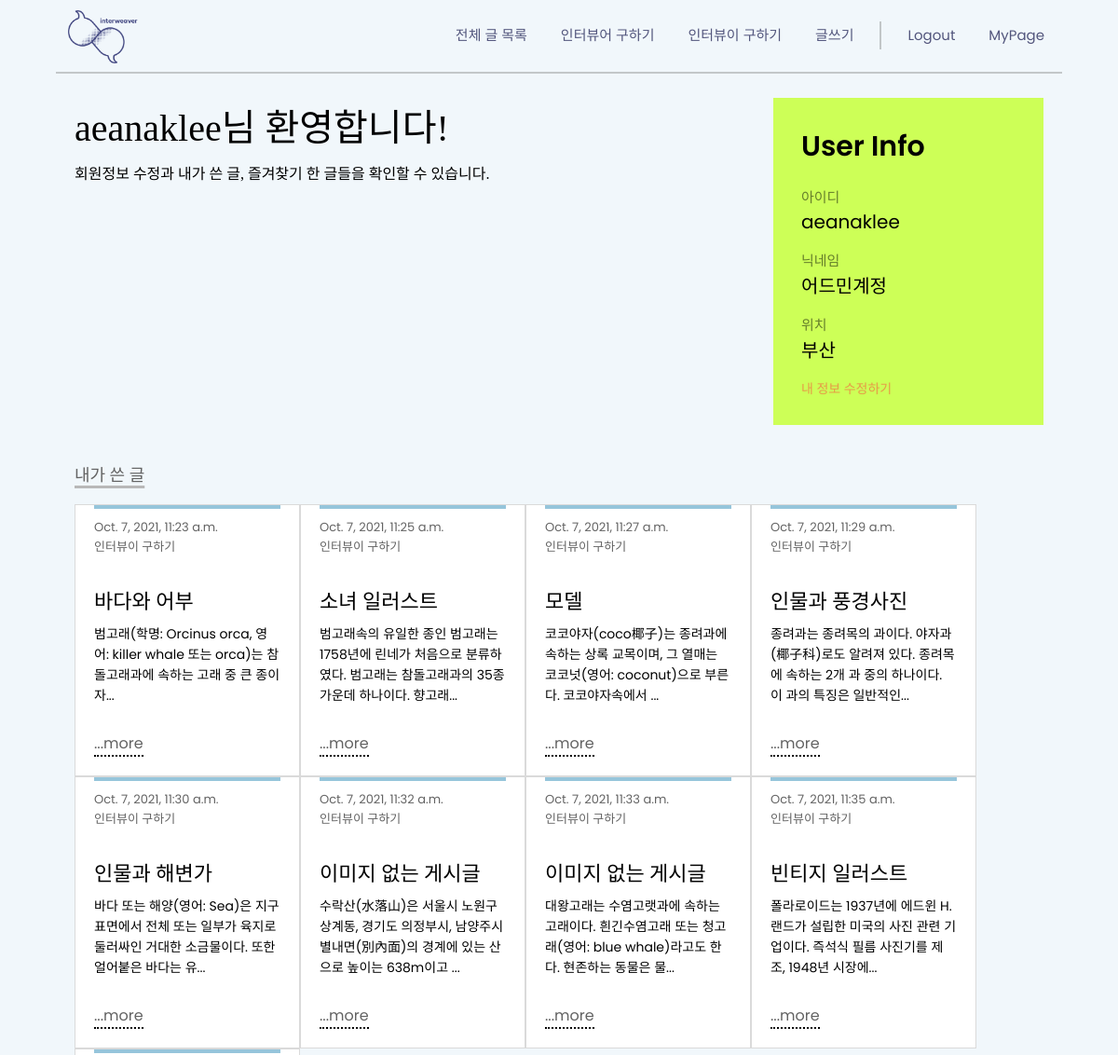
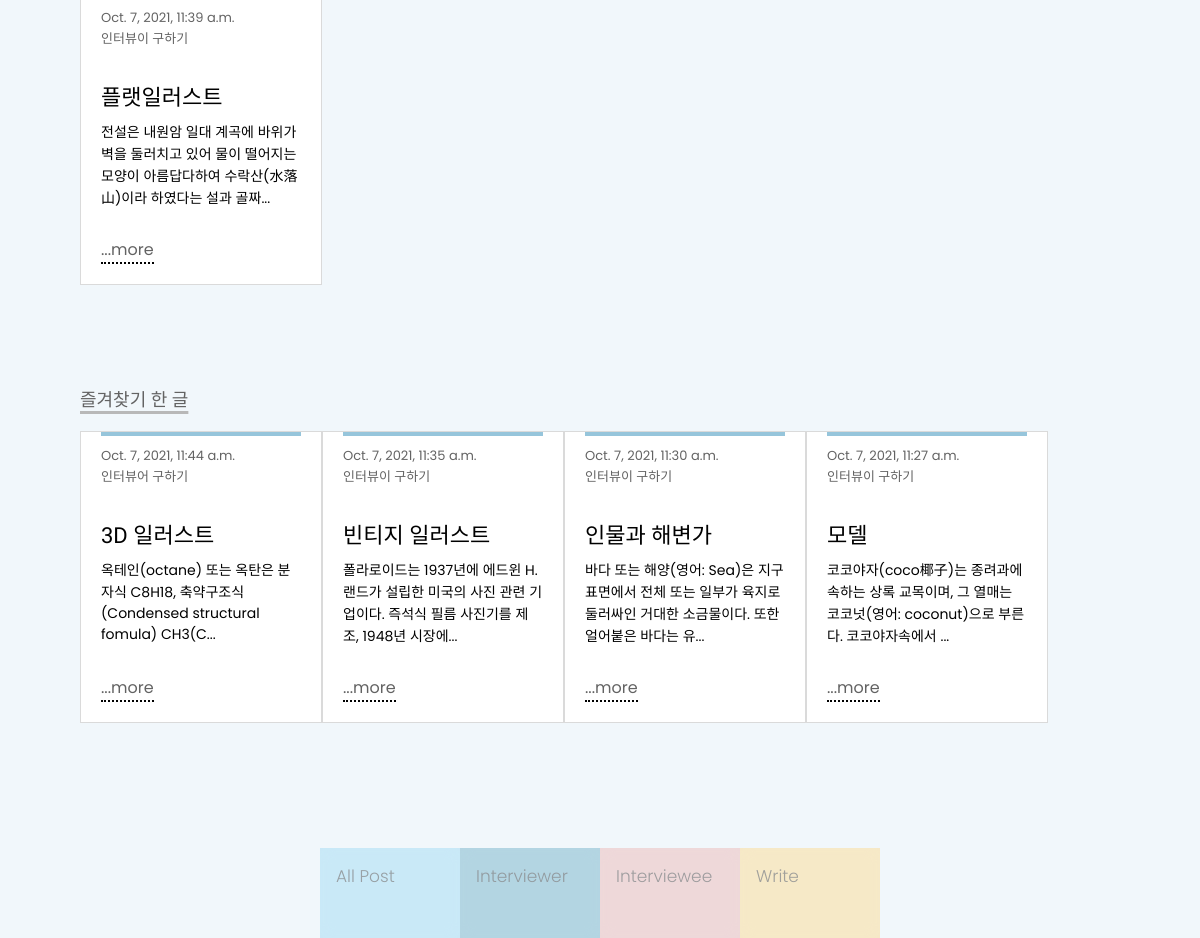
Page /blog/mypage (signed in) on the committed database (2 pictures, top to bottom).
### account/models.py (models this page shows)
class CustomUser(AbstractUser):
    nickname = models.CharField(max_length=100)
    location = models.CharField(max_length=200)

### blog/models.py (models this page shows, shortened)
class Blog(models.Model):
    writer = models.ForeignKey(CustomUser, on_delete=models.CASCADE, null=True)
    category = models.ForeignKey(Category, on_delete=models.CASCADE, null=True)
    title = models.CharField(max_length=200)
    pub_date = models.DateTimeField('date published')
    image = models.ImageField(upload_to='images/', blank=True, null=True)
    body = models.TextField()
    hashtag = models.ManyToManyField(HashTag)
    like = models.ManyToManyField(CustomUser, related_name='likes', blank=True)
    def summary(self):
        return self.body[:70]

class Category(models.Model):
    category_name = models.CharField(max_length=30)
    parent = models.ForeignKey(
        'self', on_delete=models.CASCADE, blank=True, null=True)
    class Meta:
        unique_together = ["category_name"]
    def __str__(self):
        return self.category_name

### blog/views.py (the view)
# urls.py: path('blog/mypage', blog.views.mypage, name="mypage"),
def mypage(request):
    myblog = Blog.objects.filter(writer=request.user)
    user_info = request.user
    user_like = request.user.likes.all()
    return render(request, 'mypage.html', {'myblogs': myblog, 'user_infos': user_info, 'user_likes': user_like, })

### blog/templates/mypage.html (shortened to what this page needs)
<!DOCTYPE html>
<html lang="en">
<head>
    <link rel="stylesheet" type="text/css" href="/static/css/base_gnb.css" />
    <link rel="stylesheet" type="text/css" href="/static/css/mypage.css" />
    <link rel="stylesheet" type="text/css" href="/static/css/base_nav.css" />
</head>
<body>
    {% extends 'base_gnb.html' %}
    {% block content %}
    <div class = "wrap02">
        <div>
            <p>{{user.username}}님 환영합니다!</p>
            <p>회원정보 수정과 내가 쓴 글, 즐겨찾기 한 글들을 확인할 수 있습니다.</p>
        </div>
        <div class = "user_info">
            <h1>User Info</h1>
            {% if user.is_authenticated %}
            <p>아이디</p>
            <p>{{ user.username }}</p>
            <p>닉네임</p>
            <p>{{ user.nickname }}</p>
            <p>위치</p>
            <p>{{ user.location }}</p>
            <div><a href="{% url 'edit_user' %}">내 정보 수정하기</a></div>
            {% endif %}
        </div>
    </div>
    <div class = "header"><h1>내가 쓴 글</h1></div>
    <div class = "wrap03">
        <div>
            {% for myblog in myblogs.all %}
            <a href="{% url 'detail' myblog.id %}">
                <div class = "blog_post" >
                    <div class = "top_line"></div>
                    <p class = "blog_info">{{ myblog.pub_date }}<br>
                    {{ myblog.category }}</p>
                <h1 class = "blog_title">{{ myblog.title }}</h1>
                <p class = "blog_sum">{{ myblog.summary }}...</p>
                <a class = "more" href="{% url 'detail' myblog.id %}">...more</a>
                </div>
            </a>
            {% empty %}
            <div>작성한 글이 없습니다.</div>
            {% endfor %}
        </div>
    </div>
    <div class = "header"><h1>즐겨찾기 한 글</h1></div>
    <div class = "wrap03">
        <div>
            {% for user_like in user_likes.all  %}
            <a href="{% url 'detail' user_like.id %}">
                <div class = "blog_post" >
                    <div class = "top_line"></div>
                    <p class = "blog_info">{{ user_like.pub_date }}<br>
                    {{ user_like.category }}</p>
                <h1 class = "blog_title">{{ user_like.title}}</h1>
                <p class = "blog_sum">{{ user_like.summary }}...</p>
                <a class = "more" href="{% url 'detail' user_like.id %}">...more</a>
                </div>
            </a>
            {% empty %}
            <div>즐겨찾기 한 글이 없습니다.</div>
            {% endfor %}
        </div>
    </div>
    <div class = "nav_wrap">
        <div class = "nav_card">
            <a href="{% url 'all_list' %}"><p>All Post</p></a>
            <a href="{% url 'cate01' %}"><p>Interviewer</p></a>
            <a href="{% url 'cate02' %}"><p>Interviewee </p></a>
            {% if user.is_authenticated %}
            <a href="{% url 'new' %}"><p>Write</p></a>
            {% endif %}
        </div>
    </div>
    {% endblock %}

### blog/static/css/mypage.css (style rules this page uses)
* { margin: 0; padding: 0; }
a { text-decoration: none; }
html { scroll-behavior: smooth; }
body { min-width: 1000px; background-color: #f1f7fb; margin: 0; }
.wrap02 { padding-top: 75px; width: 100%; min-height: 400px; }
.wrap02 > div:nth-of-type(1) { float: left; }
.wrap02 > div:nth-of-type(1) > p:nth-of-type(1) { margin-bottom: 10px; margin-top: 30px; margin-left: 80px; font-family: "Pretendard-Regular"; font-size: 40px; font-weight: 300; }
.wrap02 > div:nth-of-type(1) > p:nth-of-type(2) { margin-bottom: 40px; margin-left: 80px; font-family: "Pretendard-Regular"; font-size: 1em; font-weight: 400; line-height: 27px; }
.user_info { float: right; min-width: 230px; margin-top: 30px; padding: 30px; margin-right: 80px; background-color: #cdff57; }
.user_info > h1 { font-family: "Poppins", "Pretendard-Regular"; font-size: 30px; font-weight: 600; margin-bottom: 20px; color: black; }
.user_info > p:nth-child(even) { font-family: "Poppins", "Pretendard-Regular"; font-size: 15px; color: rgba(0, 0, 0, 0.5); }
.user_info > p:nth-child(odd) { font-family: "Poppins", "Pretendard-Regular"; font-size: 20px; margin-bottom: 15px; }
.user_info > div:nth-of-type(1) > a { margin-top: 10px; color: rgba(255, 55, 55, 0.5); transition: 0.2s; font-size: 14px; }
.wrap03 { width: 100%; display: flex; margin-bottom: 100px; }
.wrap03 > div:nth-child(1) { margin: 0 auto; margin-left: 80px; display: flex; flex-direction: row; flex-wrap: wrap; font-family: "Poppins", "Pretendard-Regular"; }
.wrap03 > div:nth-child(1) > div { display: block; width: 200px; height: 270px; }
.top_line { position: relative; bottom: 10px; border-top: 4px solid #96c5db; }
.blog_post { border: 1px solid rgb(218, 218, 218); background-color: #ffffff; padding: 10px 20px; position: relative; transition: 0.3s; top: 0px; }
.blog_info { font-family: "Poppins", "Pretendard-Regular"; font-size: 13px; font-weight: 400; margin-bottom: 30px; color: rgb(99, 99, 99); }
.blog_title { font-family: "Hahmlet", serif; font-size: 22px; font-weight: 500; margin-bottom: 10px; color: black; }
.blog_sum { font-family: "Poppins", "Pretendard-Regular"; font-size: 14px; font-weight: 400; color: black; }
.blog_post > .more { position: absolute; bottom: 20px; color: rgb(99, 99, 99); border-bottom: 2px dotted black; }
.header { position: relative; }
.header > h1 { margin-bottom: 20px; margin-top: 20px; margin-left: 80px; font-family: "Pretendard-Regular"; font-size: 18px; font-weight: 400; color: rgb(99, 99, 99); text-decoration: underline 3px solid rgb(184, 184, 184); text-underline-position: under; }
body > div:nth-of-type(6) { margin-bottom: 125px; }

### blog/static/css/base_nav.css (style rules this page uses)
.nav_wrap { margin-top: 30px; position: sticky; bottom: 0; width: 100%; display: flex; justify-content: center; }
.nav_card { overflow: hidden; }
.nav_card > a { float: left; width: 140px; height: 90px; opacity: 0.5; backdrop-filter: blur(7px); }
.nav_card > a:nth-child(1) { background-color: rgba(144, 214, 243, 0.8); }
.nav_card > a:nth-child(2) { background-color: rgb(88, 163, 191, 0.8); }
.nav_card > a:nth-child(3) { background-color: rgb(236, 172, 168, 0.8); }
.nav_card > a:nth-child(4) { background-color: rgb(255, 213, 123, 0.8); }
.nav_card > a > p { padding: 16px; font-family: "Poppins"; font-size: 17px; line-height: 25px; font-weight: 300; color: rgba(36, 36, 36, 0.8); }

### rows in the picture
CustomUser: username "aeanaklee", nickname "어드민계정", location "부산"
Blog: pub_date "Oct. 7, 2021, 11:23 a.m.", category "인터뷰이 구하기", title "바다와 어부", summary "범고래(학명: Orcinus orca, 영어: killer whale 또는 orca)는 참돌고래과에 속하는 고래 중 큰 종이자"
Blog: pub_date "Oct. 7, 2021, 11:25 a.m.", category "인터뷰이 구하기", title "소녀 일러스트", summary "범고래속의 유일한 종인 범고래는 1758년에 린네가 처음으로 분류하였다. 범고래는 참돌고래과의 35종 가운데 하나이다. 향고래"
Blog: pub_date "Oct. 7, 2021, 11:27 a.m.", category "인터뷰이 구하기", title "모델", summary "코코야자(coco椰子)는 종려과에 속하는 상록 교목이며, 그 열매는 코코넛(영어: coconut)으로 부른다. 코코야자속에서"
Blog: pub_date "Oct. 7, 2021, 11:29 a.m.", category "인터뷰이 구하기", title "인물과 풍경사진", summary "종려과는 종려목의 과이다. 야자과(椰子科)로도 알려져 있다. 종려목에 속하는 2개 과 중의 하나이다. 이 과의 특징은 일반적인"
Blog: pub_date "Oct. 7, 2021, 11:30 a.m.", category "인터뷰이 구하기", title "인물과 해변가", summary "바다 또는 해양(영어: Sea)은 지구 표면에서 전체 또는 일부가 육지로 둘러싸인 거대한 소금물이다. 또한 얼어붙은 바다는 유"
Blog: pub_date "Oct. 7, 2021, 11:32 a.m.", category "인터뷰이 구하기", title "이미지 없는 게시글", summary "수락산(水落山)은 서울시 노원구 상계동, 경기도 의정부시, 남양주시 별내면(別內面)의 경계에 있는 산으로 높이는 638m이고"
Blog: pub_date "Oct. 7, 2021, 11:33 a.m.", category "인터뷰이 구하기", title "이미지 없는 게시글", summary "대왕고래는 수염고랫과에 속하는 고래이다. 흰긴수염고래 또는 청고래(영어: blue whale)라고도 한다. 현존하는 동물은 물"
Blog: pub_date "Oct. 7, 2021, 11:35 a.m.", category "인터뷰이 구하기", title "빈티지 일러스트", summary "폴라로이드는 1937년에 에드윈 H. 랜드가 설립한 미국의 사진 관련 기업이다. 즉석식 필름 사진기를 제조, 1948년 시장에"
Blog: pub_date "Oct. 7, 2021, 11:39 a.m.", category "인터뷰이 구하기", title "플랫일러스트", summary "전설은 내원암 일대 계곡에 바위가 벽을 둘러치고 있어 물이 떨어지는 모양이 아름답다하여 수락산(水落山)이라 하였다는 설과 골짜"
Blog: pub_date "Oct. 7, 2021, 11:44 a.m.", category "인터뷰어 구하기", title "3D 일러스트", summary "옥테인(octane) 또는 옥탄은 분자식 C8H18, 축약구조식(Condensed structural fomula) CH3(C"
